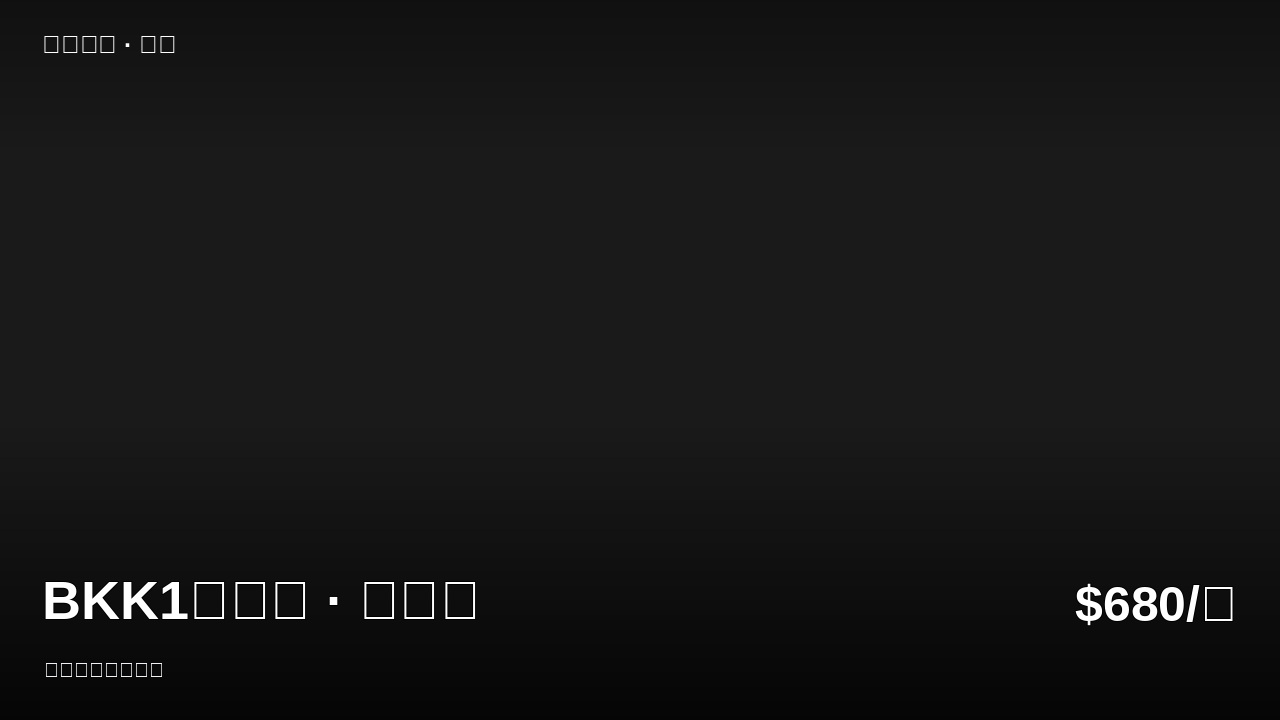
#> input picture rent.png, 1280 x 720 px; the run also reads 1 picture not shown here
$ python cover_selector.py ..   (older library calls are emulated)
#> lines starting #> are read from the running program, lines starting #| are printed output that depends on the picture; after the words box and inside, x2 and y2 are one past the last pixel; in counts of white or black regions, pixels touching at a corner belong together
### media_pipeline/photo_ranker.py
#!/usr/bin/env python3
"""Gym media_pipeline_v1 — photo quality scoring + dedup (logic unchanged)."""
from pathlib import Path
import hashlib
import cv2
import numpy as np
from PIL import Image, ImageOps
IMAGE_EXTS = {".jpg", ".jpeg", ".png", ".webp"}
def file_md5(path: Path) -> str:
    h = hashlib.md5()
    with open(path, "rb") as f:
        for chunk in iter(lambda: f.read(1024 * 1024), b""):
            h.update(chunk)
    return h.hexdigest()
def load_cv(path: Path):
    return cv2.imread(str(path))
def calc_sharpness(img):
    gray = cv2.cvtColor(img, cv2.COLOR_BGR2GRAY)
    return float(cv2.Laplacian(gray, cv2.CV_64F).var())
def calc_brightness(img):
    gray = cv2.cvtColor(img, cv2.COLOR_BGR2GRAY)
    mean = float(np.mean(gray))
    score = 1.0 - abs(mean - 135.0) / 135.0
    return max(0.0, min(1.0, score))
def calc_contrast(img):
    gray = cv2.cvtColor(img, cv2.COLOR_BGR2GRAY)
    std = float(np.std(gray))
    return max(0.0, min(1.0, std / 60.0))
def calc_exposure_penalty(img):
    gray = cv2.cvtColor(img, cv2.COLOR_BGR2GRAY)
    dark = float(np.mean(gray < 20))
    bright = float(np.mean(gray > 245))
    return min(1.0, (dark + bright) * 2.0)
def calc_resolution_score(w, h):
    px = w * h
    if px >= 2_000_000:
        return 1.0
    if px >= 1_000_000:
        return 0.85
    if px >= 500_000:
        return 0.65
    return max(0.2, px / 500_000 * 0.65)
def calc_orientation_score(w, h):
    ratio = w / max(h, 1)
    if ratio >= 1.25:
        return 1.0
    if ratio >= 1.0:
        return 0.8
    if ratio >= 0.75:
        return 0.6
    return 0.4
def calc_phash(path: Path):
    with Image.open(path) as im:
        im = ImageOps.exif_transpose(im).convert("L").resize((32, 32))
        arr = np.asarray(im, dtype=np.float32)
        dct = cv2.dct(arr)
        block = dct[:8, :8]
        median = np.median(block[1:])
        return (block > median).flatten()
def hamming(a, b):
    return int(np.count_nonzero(a != b))
def analyze_photo(path: Path):
    img = load_cv(path)
#> in load_cv, returned value is the input picture: shape (720, 1280, 3); mean B, G, R 22.5, 22.5, 22.5
    if img is None:
        return {
            "file": str(path),
            "valid": False,
            "reject": True,
            "reject_reasons": ["opencv_read_failed"]
        }
    h, w = img.shape[:2]
    sharpness = calc_sharpness(img)
    brightness = calc_brightness(img)
    contrast = calc_contrast(img)
    exposure = calc_exposure_penalty(img)
    resolution = calc_resolution_score(w, h)
    orientation = calc_orientation_score(w, h)
    sharpness_norm = min(sharpness / 500.0, 1.0)
    score = (
        sharpness_norm * 0.32
        + brightness * 0.18
        + contrast * 0.15
        + resolution * 0.20
        + orientation * 0.15
        - exposure * 0.35
    )
    reject_reasons = []
    if sharpness < 40:
        reject_reasons.append("too_blurry")
    if brightness < 0.25:
        reject_reasons.append("bad_brightness")
    if exposure > 0.45:
        reject_reasons.append("bad_exposure")
    if w < 500 or h < 500:
        reject_reasons.append("too_small")
    return {
        "file": str(path),
        "valid": True,
        "width": w,
        "height": h,
        "ratio": round(w / max(h, 1), 3),
        "sharpness": round(sharpness, 2),
        "brightness_score": round(brightness, 3),
        "contrast_score": round(contrast, 3),
        "resolution_score": round(resolution, 3),
        "orientation_score": round(orientation, 3),
        "exposure_penalty": round(exposure, 3),
        "score": round(score, 4),
        "reject": bool(reject_reasons),
        "reject_reasons": reject_reasons,
    }
def deduplicate(items, phash_threshold=6):
    kept = []
    duplicates = []
    md5_seen = {}
    phash_seen = []
    for item in items:
        path = Path(item["file"])
        try:
            md5 = file_md5(path)
        except Exception:
            md5 = None
        if md5 and md5 in md5_seen:
            duplicates.append({
                "file": str(path),
                "duplicate_of": md5_seen[md5],
                "type": "exact"
            })
            continue
        try:
            ph = calc_phash(path)
        except Exception:
            ph = None
        duplicate_of = None
        if ph is not None:
            for old_ph, old_file in phash_seen:
                if hamming(ph, old_ph) <= phash_threshold:
                    duplicate_of = old_file
                    break
        if duplicate_of:
            duplicates.append({
                "file": str(path),
                "duplicate_of": duplicate_of,
                "type": "perceptual"
            })
            continue
        kept.append(item)
        if md5:
            md5_seen[md5] = str(path)
        if ph is not None:
            phash_seen.append((ph, str(path)))
    return kept, duplicates
# [60 lines left out: functions rank_photos, pick_cover_candidate, get_best_cover, not called in this run]

### media_pipeline/cover_selector.py
#!/usr/bin/env python3
"""Cover photo selection for 侨联 listing media.

Scores listing photos and returns the best cover candidate plus a score dict.
See COVER_RULES.md for the locked policy.
"""
from __future__ import annotations

import argparse
import json
import shutil
import sys
from pathlib import Path
from typing import Any

import cv2
import numpy as np
from PIL import Image, ImageOps

ROOT = Path(__file__).resolve().parent
if str(ROOT) not in sys.path:
    sys.path.insert(0, str(ROOT))

from photo_ranker import (  # noqa: E402
    IMAGE_EXTS,
    analyze_photo,
    calc_phash,
    deduplicate,
    hamming,
)

# ---------------------------------------------------------------------------
# Heuristic feature helpers (no ML room classifier in v1)
# ---------------------------------------------------------------------------


# [4 lines left out: function _load_rgb, not called in this run]


def _edge_density(gray: np.ndarray) -> float:
    edges = cv2.Canny(gray, 60, 140)
    return float(edges.mean() / 255.0)


def text_band_score(img_bgr: np.ndarray) -> dict[str, float]:
    """Detect heavy text / contact banners in bottom & corners."""
    h, w = img_bgr.shape[:2]
    gray = cv2.cvtColor(img_bgr, cv2.COLOR_BGR2GRAY)

    def band_textiness(y0: int, y1: int, x0: int, x1: int) -> float:
        roi = gray[y0:y1, x0:x1]
        if roi.size == 0:
            return 0.0
        # Morphological gradient → small high-contrast blobs ≈ glyphs
        kernel = cv2.getStructuringElement(cv2.MORPH_RECT, (3, 3))
        grad = cv2.morphologyEx(roi, cv2.MORPH_GRADIENT, kernel)
        thr = (grad > 45).astype(np.uint8) * 255
        nlab, _, stats, _ = cv2.connectedComponentsWithStats(thr, 8)
        glyphs = 0
        for i in range(1, nlab):
            area = stats[i, cv2.CC_STAT_AREA]
            ww = stats[i, cv2.CC_STAT_WIDTH]
            hh = stats[i, cv2.CC_STAT_HEIGHT]
            if 15 < area < 900 and 2 <= hh <= 42 and 2 <= ww <= 140:
                glyphs += 1
        area_norm = max(1.0, roi.size / 4000.0)
        return min(1.0, glyphs / area_norm / 3.0)

    bottom = band_textiness(int(h * 0.88), h, 0, w)
    top = band_textiness(0, int(h * 0.12), 0, w)
    corners = [
        band_textiness(0, int(h * 0.14), 0, int(w * 0.28)),
        band_textiness(0, int(h * 0.14), int(w * 0.72), w),
        band_textiness(int(h * 0.86), h, 0, int(w * 0.28)),
        band_textiness(int(h * 0.86), h, int(w * 0.72), w),
    ]
    corner_max = max(corners) if corners else 0.0
    heavy = max(bottom, corner_max, top * 0.8)
    return {
        "bottom_text": round(bottom, 3),
        "top_text": round(top, 3),
        "corner_text_max": round(corner_max, 3),
        "text_heavy": round(heavy, 3),
    }


def room_heuristic(img_bgr: np.ndarray) -> dict[str, Any]:
    """Cheap room-type hints without a classifier.

    Signals used:
    - toilet: large bright near-white blob + high local contrast in lower half
    - kitchen: warm cabinet-ish hues + many horizontal edges mid-frame
    - exterior: sky-blue top band + green/gray ground, higher outdoor brightness
    - living/bedroom: mid interior colors, furniture-scale edge structure
    """
    h, w = img_bgr.shape[:2]
    hsv = cv2.cvtColor(img_bgr, cv2.COLOR_BGR2HSV)
    gray = cv2.cvtColor(img_bgr, cv2.COLOR_BGR2GRAY)
    rgb = cv2.cvtColor(img_bgr, cv2.COLOR_BGR2RGB)

    # Toilet / bathroom: very bright porcelain dominance in lower/central region
    bright = np.mean(gray > 210)
    very_white = np.mean((rgb[:, :, 0] > 200) & (rgb[:, :, 1] > 200) & (rgb[:, :, 2] > 200))
    lower = gray[int(h * 0.45) :, :]
    lower_white = float(np.mean(lower > 205))
    toilet_score = min(1.0, (bright * 0.4 + very_white * 0.4 + lower_white * 0.6))

    # Kitchen: warm browns/wood + dense mid horizontal edges
    warm = (
        (hsv[:, :, 0] < 35)
        & (hsv[:, :, 1] > 40)
        & (hsv[:, :, 2] > 60)
        & (hsv[:, :, 2] < 220)
    )
    warm_frac = float(np.mean(warm))
    edges = cv2.Canny(gray, 50, 120)
    mid = edges[int(h * 0.25) : int(h * 0.75), :]
    # horizontal edge preference via Sobel-Y
    sobely = cv2.Sobel(gray, cv2.CV_32F, 0, 1, ksize=3)
    horiz = float(np.mean(np.abs(sobely) > 40))
    kitchen_score = min(1.0, warm_frac * 1.5 + horiz * 0.8 + float(mid.mean() / 255) * 0.5)

    # Exterior: blue-ish top + outdoor brightness / saturation mix
    top = hsv[: int(h * 0.28), :, :]
    blue = (top[:, :, 0] > 90) & (top[:, :, 0] < 135) & (top[:, :, 1] > 40) & (top[:, :, 2] > 80)
    blue_frac = float(np.mean(blue))
    sat_mean = float(hsv[:, :, 1].mean())
    exterior_score = min(1.0, blue_frac * 2.2 + (sat_mean / 120.0) * 0.25)

    # Living / bedroom: moderate brightness, furniture-scale edges, not toilet-white
    edge_d = _edge_density(gray)
    mean_b = float(gray.mean())
    living_score = 0.0
    if 55 < mean_b < 190 and 0.02 < edge_d < 0.18 and toilet_score < 0.55:
        living_score = min(
            1.0,
            0.35
            + (1.0 - abs(mean_b - 125) / 125.0) * 0.35
            + min(edge_d / 0.08, 1.0) * 0.3
            - toilet_score * 0.4
            - exterior_score * 0.15,
        )
        living_score = max(0.0, living_score)

    bedroom_score = living_score * 0.85  # without bed detector, share living pool
    # Soft boost if soft textile-ish mid tones (lower sat)
    if sat_mean < 55 and living_score > 0.25:
        bedroom_score = min(1.0, bedroom_score + 0.1)

    scores = {
        "toilet": round(float(toilet_score), 3),
        "kitchen": round(float(kitchen_score), 3),
        "exterior": round(float(exterior_score), 3),
        "living": round(float(max(0.0, living_score)), 3),
        "bedroom": round(float(max(0.0, bedroom_score)), 3),
    }
    preferred = max(
        [("living", scores["living"]), ("exterior", scores["exterior"]), ("bedroom", scores["bedroom"])],
        key=lambda x: x[1],
    )
    avoided = max(
        [("toilet", scores["toilet"]), ("kitchen", scores["kitchen"])],
        key=lambda x: x[1],
    )
    label = preferred[0]
    if avoided[1] > preferred[1] + 0.08 and avoided[1] > 0.45:
        label = avoided[0]
    scores["label"] = label
    return scores


def score_cover_candidate(path: Path, base: dict[str, Any] | None = None) -> dict[str, Any]:
    """Full cover score for one photo."""
    path = Path(path)
    base = base or analyze_photo(path)
#> in analyze_photo, `sharpness = calc_sharpness(img)`: sharpness = 544.5
#> in calc_brightness, `mean = float(np.mean(gray))`: mean = 22.47
#> in calc_brightness, `score = 1.0 - abs(mean - 135.0) / 135.0`: score = 0.166
#> in calc_contrast, `std = float(np.std(gray))`: std = 20.62
#> in analyze_photo, `contrast = calc_contrast(img)`: contrast = 0.344
#> in calc_exposure_penalty, `dark = float(np.mean(gray < 20))`: dark = 0.348
#> in calc_exposure_penalty, `bright = float(np.mean(gray > 245))`: bright = 0.00604
#> in analyze_photo, `exposure = calc_exposure_penalty(img)`: exposure = 0.707
#> in analyze_photo, `sharpness_norm = min(sharpness / 500.0, 1.0)`: sharpness_norm = 1
#> in analyze_photo, `score = ( sharpness_norm * 0.32 + brightness * 0.18 + contrast * 0.15 ..`: score = 0.434
    if not base.get("valid"):
        return {
            **base,
            "cover_score": -999.0,
            "cover_reject": True,
            "cover_reject_reasons": ["unreadable"],
        }

    img = cv2.imread(str(path))
    if img is None:
        return {
            **base,
            "cover_score": -999.0,
            "cover_reject": True,
            "cover_reject_reasons": ["opencv_read_failed"],
        }

    h, w = img.shape[:2]
    ratio = w / max(h, 1)
    text = text_band_score(img)
    room = room_heuristic(img)

    reject_reasons: list[str] = list(base.get("reject_reasons") or [])
    # Extra cover-specific rejects / downranks
    if ratio < 0.62:
        reject_reasons.append("extreme_portrait")
    if text["text_heavy"] >= 0.55:
        reject_reasons.append("heavy_text_watermark")
    if base.get("sharpness", 0) < 35:
        if "too_blurry" not in reject_reasons:
            reject_reasons.append("too_blurry")
    if base.get("brightness_score", 1) < 0.2:
        if "too_dark" not in reject_reasons:
            reject_reasons.append("too_dark")

    # Preference bonuses
    room_bonus = 0.0
    label = room["label"]
    if label in ("living", "exterior"):
        room_bonus = 0.22 + 0.10 * room[label]
    elif label == "bedroom":
        room_bonus = 0.14 + 0.08 * room["bedroom"]
    elif label == "kitchen":
        room_bonus = -0.12 - 0.10 * room["kitchen"]
    elif label == "toilet":
        room_bonus = -0.35 - 0.20 * room["toilet"]

    # Landscape-ish
    if ratio >= 1.25:
        orient_bonus = 0.18
    elif ratio >= 1.05:
        orient_bonus = 0.12
    elif ratio >= 0.85:
        orient_bonus = 0.02
    elif ratio >= 0.70:
        orient_bonus = -0.08
    else:
        orient_bonus = -0.22

    sharpness_norm = min(float(base.get("sharpness", 0)) / 500.0, 1.0)
    text_penalty = text["text_heavy"] * 0.45
    quality = float(base.get("score") or 0)

    cover_score = (
        quality * 0.55
        + sharpness_norm * 0.15
        + room_bonus
        + orient_bonus
        - text_penalty
        - (0.25 if "extreme_portrait" in reject_reasons else 0.0)
    )

    hard_reject = any(
        r in reject_reasons
        for r in ("too_blurry", "opencv_read_failed", "unreadable", "too_small")
    )
    # toilet-only hard-downrank flag (not absolute reject if sole photo)
    soft_reject = ("heavy_text_watermark" in reject_reasons) or (
        label == "toilet" and room["toilet"] > 0.6
    )

    return {
        **base,
        "ratio": round(ratio, 3),
        "room": room,
        "text": text,
        "room_bonus": round(room_bonus, 3),
        "orient_bonus": round(orient_bonus, 3),
        "text_penalty": round(text_penalty, 3),
        "cover_score": round(cover_score, 4),
        "cover_reject": bool(hard_reject),
        "cover_soft_reject": bool(soft_reject),
        "cover_reject_reasons": reject_reasons,
    }


def select_cover(paths: list[str | Path]) -> tuple[str | None, dict[str, Any]]:
    """Pick best cover path and return (best_path, scores_dict).

    scores_dict keys:
      - ranked: list of per-photo score dicts (best first)
      - best_path / best
      - duplicates
      - policy
    """
    path_list = [Path(p) for p in paths]
    path_list = [p for p in path_list if p.is_file() and p.suffix.lower() in IMAGE_EXTS]
    if not path_list:
        return None, {
            "ranked": [],
            "best_path": None,
            "best": None,
            "duplicates": [],
            "policy": "cover_selector_v1",
            "error": "no_images",
        }

    analyzed = [score_cover_candidate(p) for p in path_list]
#> in score_cover_candidate, `base = base or analyze_photo(path)`: base = 14 items
#> in band_textiness, `thr = (grad > 45).astype(np.uint8) * 255`:
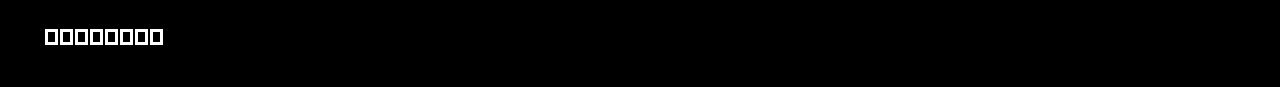
#> thr: shape (87, 1280); 0.99% white; 8 white regions, largest, box (x1, y1, x2, y2) and area: (45, 29, 58, 45) 138, (60, 29, 73, 45) 138, (75, 29, 88, 45) 138
#> in band_textiness, `nlab, _, stats, _ = cv2.connectedComponentsWithStats(thr, 8)`: nlab = 9; stats = [[0, 0, 1280, 87, 110256], [45, 29, 13, 16, 138], [60, 29, 13, 16, 138], [75, 29, 13, 16, 138], [90, 29, 13, 16, 138], [105, 29, 13, 16, 138], [120, 29, 13, 16, 138], [135, 29, 13, 16, 138], [150, 29, 13, 16, 138]]
#> after the loop in band_textiness, `for i in range(1, nlab):`: glyphs = 8
#> in text_band_score, `bottom = band_textiness(int(h * 0.88), h, 0, w)`: bottom = 0.0958
#> call 2 of band_textiness, with y0 = 0, y1 = 86, x0 = 0, x1 = 1280
#> in band_textiness (call 2), `thr = (grad > 45).astype(np.uint8) * 255`:
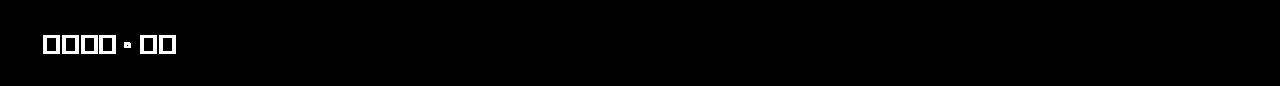
#> thr: shape (86, 1280); 1.2% white; 7 white regions, largest, box (x1, y1, x2, y2) and area: (43, 35, 60, 54) 206, (62, 35, 79, 54) 206, (81, 35, 98, 54) 206
#> in band_textiness (call 2), `nlab, _, stats, _ = cv2.connectedComponentsWithStats(thr, 8)`: nlab = 8; stats = [[0, 0, 1280, 86, 108804], [43, 35, 17, 19, 206], [62, 35, 17, 19, 206], [81, 35, 17, 19, 206], [99, 35, 17, 19, 206], [140, 35, 17, 19, 206], [159, 35, 17, 19, 206], [124, 42, 7, 6, 40]]
#> the loop in band_textiness (call 2), `for i in range(1, nlab):` made 7 passes
#> (area, ww, hh) on passes 1 to 7: (206, 17, 19), (206, 17, 19), (206, 17, 19), (206, 17, 19), (206, 17, 19), (206, 17, 19), (40, 7, 6)
#> after the loop in band_textiness (call 2), `for i in range(1, nlab):`: glyphs = 7
#> in text_band_score, `top = band_textiness(0, int(h * 0.12), 0, w)`: top = 0.0848
#> call 3 of band_textiness, with y0 = 0, y1 = 100, x0 = 0, x1 = 358
#> in band_textiness (call 3), `thr = (grad > 45).astype(np.uint8) * 255`:
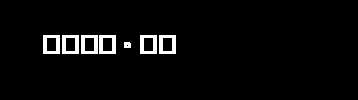
#> thr: shape (100, 358); 3.6% white; 7 white regions, largest, box (x1, y1, x2, y2) and area: (43, 35, 60, 54) 206, (62, 35, 79, 54) 206, (81, 35, 98, 54) 206
#> in band_textiness (call 3), `nlab, _, stats, _ = cv2.connectedComponentsWithStats(thr, 8)`: stats = [[0, 0, 358, 100, 34524], [43, 35, 17, 19, 206], [62, 35, 17, 19, 206], [81, 35, 17, 19, 206], [99, 35, 17, 19, 206], [140, 35, 17, 19, 206], [159, 35, 17, 19, 206], [124, 42, 7, 6, 40]]
#> the loop in band_textiness (call 3), `for i in range(1, nlab):` made 7 passes
#> after the loop in band_textiness (call 3), `for i in range(1, nlab):`: glyphs = 7
#> call 4 of band_textiness, with y0 = 0, y1 = 100, x0 = 921, x1 = 1280
#> in band_textiness (call 4), `roi = gray[y0:y1, x0:x1]`:
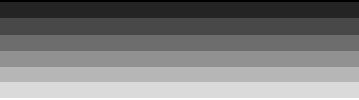
#> roi: shape (100, 359); min 16, max 23, mean 19.5; drawn with min black and max white
#> in band_textiness (call 4), `grad = cv2.morphologyEx(roi, cv2.MORPH_GRADIENT, kernel)`:
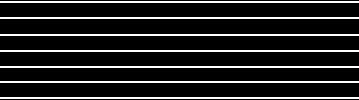
#> grad: shape (100, 359); values 0 (black) and 1 (white), 14% white in thin lines or dots
#> in band_textiness (call 4), `nlab, _, stats, _ = cv2.connectedComponentsWithStats(thr, 8)`: nlab = 1; stats = [[0, 0, 359, 100, 35900]]
#> after the loop in band_textiness (call 4), `for i in range(1, nlab):`: glyphs = 0
#> in band_textiness (call 5), `thr = (grad > 45).astype(np.uint8) * 255`:
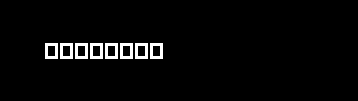
#> thr: shape (101, 358); 3.1% white; 8 white regions, largest, box (x1, y1, x2, y2) and area: (45, 43, 58, 59) 138, (60, 43, 73, 59) 138, (75, 43, 88, 59) 138
#> in band_textiness (call 5), `nlab, _, stats, _ = cv2.connectedComponentsWithStats(thr, 8)`: nlab = 9; stats = [[0, 0, 358, 101, 35054], [45, 43, 13, 16, 138], [60, 43, 13, 16, 138], [75, 43, 13, 16, 138], [90, 43, 13, 16, 138], [105, 43, 13, 16, 138], [120, 43, 13, 16, 138], [135, 43, 13, 16, 138], [150, 43, 13, 16, 138]]
#> after the loop in band_textiness (call 5), `for i in range(1, nlab):`: glyphs = 8
#> in band_textiness (call 6), `grad = cv2.morphologyEx(roi, cv2.MORPH_GRADIENT, kernel)`:
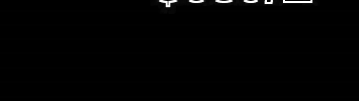
#> grad: shape (101, 359); min 0, max 255, mean 2
#> in band_textiness (call 6), `nlab, _, stats, _ = cv2.connectedComponentsWithStats(thr, 8)`: nlab = 7; stats = [[0, 0, 359, 101, 35965], [159, 0, 19, 8, 76], [189, 0, 15, 3, 38], [215, 0, 18, 3, 46], [243, 0, 15, 3, 39], [264, 0, 9, 4, 30], [283, 0, 30, 3, 65]]
#> (the rest of the program and of its run is left out)
